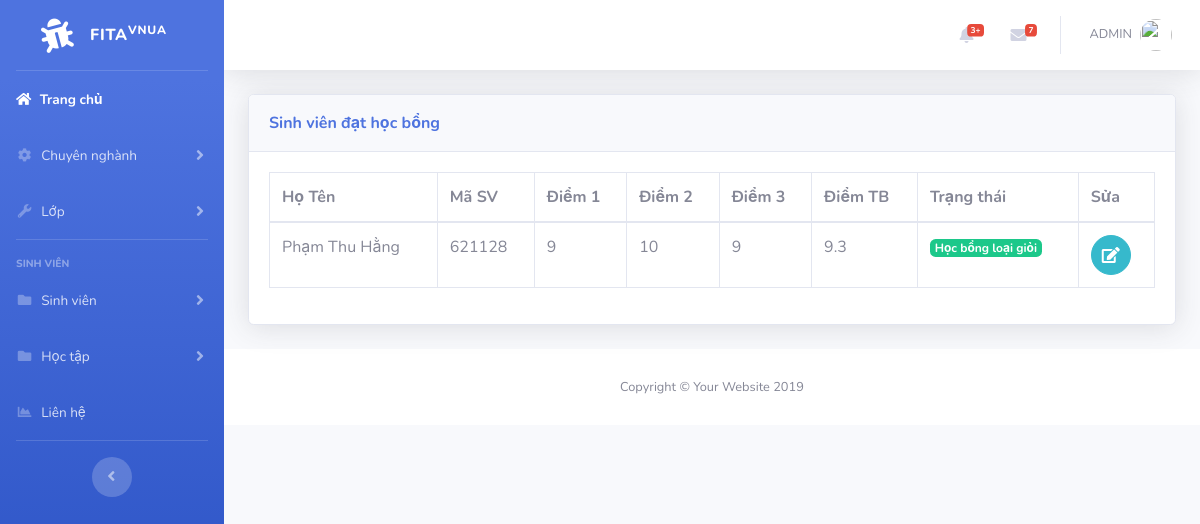
/scholarship.php, run on an earlier commit of the app's database.
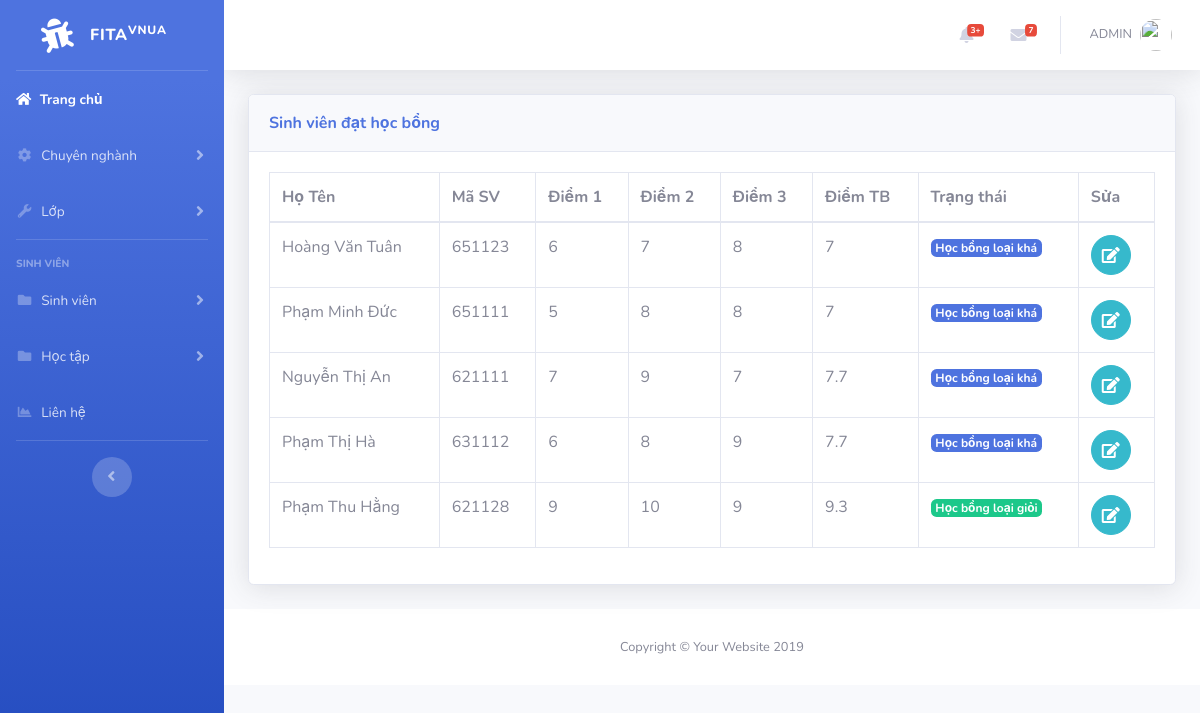
And on a later commit of the database.
### tables this page shows
CREATE TABLE `student` (
  `id` int(11) NOT NULL,
  `name` varchar(50) NOT NULL,
  `code` varchar(6) NOT NULL,
  `class` varchar(50) NOT NULL,
  `phone` varchar(50) NOT NULL,
  `email` varchar(50) NOT NULL,
  `id_pos` int(6) NOT NULL
);

CREATE TABLE `points` (
  `id` int(11) NOT NULL,
  `id_sv` int(11) NOT NULL,
  `diem1` varchar(50) NOT NULL,
  `diem2` varchar(50) NOT NULL,
  `diem3` varchar(50) NOT NULL,
  `tbc` varchar(50) NOT NULL
);

### scholarship.php (the view, shortened to what this page needs)
<?php
include('includes/header.php');
include('includes/navbar.php');
include('includes/connect.php');
?>
<div class="container-fluid">
<div class="card shadow mb-4">
  <div class="card-header py-3">
    <h7 class="m-0 font-weight-bold text-primary">Sinh viên đạt học bổng
    </h7>
  </div>
  <div class="card-body">
  <div class="table-responsive">
<?php
$query_3="SELECT student.name,code, points.id, diem1, diem2, diem3, tbc FROM student INNER JOIN points ON student.id = points.id_sv";
$query_run3=mysqli_query($connect,$query_3);
 ?>
      <table class="table table-bordered" id="dataTable" width="100%" cellspacing="0">
        <thead>
          <tr>
            <th>Họ Tên</th>
            <th>Mã SV</th>
            <th>Điểm 1</>
            <th>Điểm 2</th>
            <th>Điểm 3</th>
            <th>Điểm TB</th>
            <th>Trạng thái</th>
            <th>Sửa</th>
          </tr>
        </thead>
        <tbody>
          <?php
              if(mysqli_num_rows($query_run3)>0)
              {
                while($row=mysqli_fetch_assoc($query_run3))
                {
                  ?>
                      <tr>
                     <?php if($row['tbc']>=7)
                     {
                      ?>
                        <td><?php echo $row['name']; ?></td>
                        <td><?php echo $row['code']; ?></td>
                        <td><?php echo $row['diem1']; ?></td>
                        <td><?php echo $row['diem2']; ?></td>
                        <td><?php echo $row['diem3']; ?></td>
                        <td><?php echo round($row['tbc'],1); ?></td>
                        <td>
                            <?php
                                if($row['tbc']>=8)
                                {
                                    echo '<a href="#" class="badge badge-success">Học bổng loại giỏi</a>';
                                }
                                if($row['tbc']>=7 && $row['tbc']<8 )
                                {
                                    echo '<a href="#" class="badge badge-primary">Học bổng loại khá</a>';
                                }
                            ?>
                        </td>
                        <td>
                            <form action="edit_point.php" method="post">
                                <button  type="submit" name="edit_point" class="btn btn-info btn-circle"><i class="fa fa-edit edit"></i></button>
                            </form>
                        </td>
                      </tr>
                  <?php
              }
           ?>
                  <?php
                }
              }
              else
              {
                echo "Not found";
              }
           ?>
        </tbody>
      </table>
    </div>
  </div>
</div>
</div>
<?php
include('includes/footer.php');
?>

### includes/header.php (shortened to what this page needs)
<!DOCTYPE html>
<html lang="en">
<head>
  <link href="vendor/fontawesome-free/css/all.min.css" rel="stylesheet" type="text/css">
  <link href="css/sb-admin-2.min.css" rel="stylesheet">
</head>
<body id="page-top">
  <div id="wrapper">

### includes/navbar.php (shortened to what this page needs)
   <ul class="navbar-nav bg-gradient-primary sidebar sidebar-dark accordion" id="accordionSidebar">
<a class="sidebar-brand d-flex align-items-center justify-content-center" href="index.php">
  <div class="sidebar-brand-icon rotate-n-15">
    <i class="fas fa-bug"></i>
  </div>
  <div class="sidebar-brand-text mx-3">FITA<sup>Vnua</sup></div>
</a>
<hr class="sidebar-divider my-0">
<li class="nav-item active">
  <a class="nav-link" href="index.php">
    <i class="fas fa-home"></i>
    <span>Trang chủ</span></a>
</li>
<li class="nav-item">
  <a class="nav-link collapsed" href="#" data-toggle="collapse" data-target="#collapseTwo" aria-expanded="true" aria-controls="collapseTwo">
    <i class="fas fa-fw fa-cog"></i>
    <span>Chuyên nghành</span>
  </a>
</li>
<li class="nav-item">
  <a class="nav-link collapsed" href="#" data-toggle="collapse" data-target="#collapseUtilities" aria-expanded="true" aria-controls="collapseUtilities">
    <i class="fas fa-fw fa-wrench"></i>
    <span>Lớp</span>
  </a>
</li>
<hr class="sidebar-divider">
<div class="sidebar-heading">
  Sinh viên
</div>
<li class="nav-item">
  <a class="nav-link collapsed" href="#" data-toggle="collapse" data-target="#collapsePages" aria-expanded="true" aria-controls="collapsePages">
    <i class="fas fa-fw fa-folder"></i>
    <span>Sinh viên</span>
  </a>
</li>
<li class="nav-item">
  <a class="nav-link collapsed" href="#" data-toggle="collapse" data-target="#collapsePages" aria-expanded="true" aria-controls="collapsePages">
    <i class="fas fa-fw fa-folder"></i>
    <span>Học tập</span>
  </a>
</li>
<li class="nav-item">
  <a class="nav-link" href="parent.php">
    <i class="fas fa-fw fa-chart-area"></i>
    <span>Liên hệ</span></a>
</li>
<hr class="sidebar-divider d-none d-md-block">
<div class="text-center d-none d-md-inline">
  <button class="rounded-circle border-0" id="sidebarToggle"></button>
</div>
</ul>
    <div id="content-wrapper" class="d-flex flex-column">
      <div id="content">
        <nav class="navbar navbar-expand navbar-light bg-white topbar mb-4 static-top shadow">
          <ul class="navbar-nav ml-auto">
            <li class="nav-item dropdown no-arrow mx-1">
              <a class="nav-link dropdown-toggle" href="#" id="alertsDropdown" role="button" data-toggle="dropdown" aria-haspopup="true" aria-expanded="false">
                <i class="fas fa-bell fa-fw"></i>
                <span class="badge badge-danger badge-counter">3+</span>
              </a>
            </li>
            <li class="nav-item dropdown no-arrow mx-1">
              <a class="nav-link dropdown-toggle" href="#" id="messagesDropdown" role="button" data-toggle="dropdown" aria-haspopup="true" aria-expanded="false">
                <i class="fas fa-envelope fa-fw"></i>
                <span class="badge badge-danger badge-counter">7</span>
              </a>
            </li>
            <li class="nav-item dropdown no-arrow">
              <a class="nav-link dropdown-toggle" href="#" id="userDropdown" role="button" data-toggle="dropdown" aria-haspopup="true" aria-expanded="false">
                <span class="mr-2 d-none d-lg-inline text-gray-600 small">
               ADMIN
                </span>
                <img class="img-profile rounded-circle" src="https://cdn.pixabay.com/photo/2016/09/01/08/24/smiley-1635449_960_720.png">
              </a>
            </li>
          </ul>
        </nav>

### includes/footer.php
      <footer class="sticky-footer bg-white">
        <div class="container my-auto">
          <div class="copyright text-center my-auto">
            <span>Copyright &copy; Your Website 2019</span>
          </div>
        </div>
      </footer>
</body>
</html>

What changed in the data, as far as the page shows it:
added student: name "Hoàng Văn Tuân", code "651123", points.diem1 "6", points.diem2 "7", points.diem3 "8", points.tbc "7", shows "Học bổng loại khá"
added student: name "Phạm Minh Đức", code "651111", points.diem1 "5", points.diem2 "8", points.diem3 "8", points.tbc "7", shows "Học bổng loại khá"
added student: name "Nguyễn Thị An", code "621111", points.diem1 "7", points.diem2 "9", points.diem3 "7", points.tbc "7.7", shows "Học bổng loại khá"
added student: name "Phạm Thị Hà", code "631112", points.diem1 "6", points.diem2 "8", points.diem3 "9", points.tbc "7.7", shows "Học bổng loại khá"
